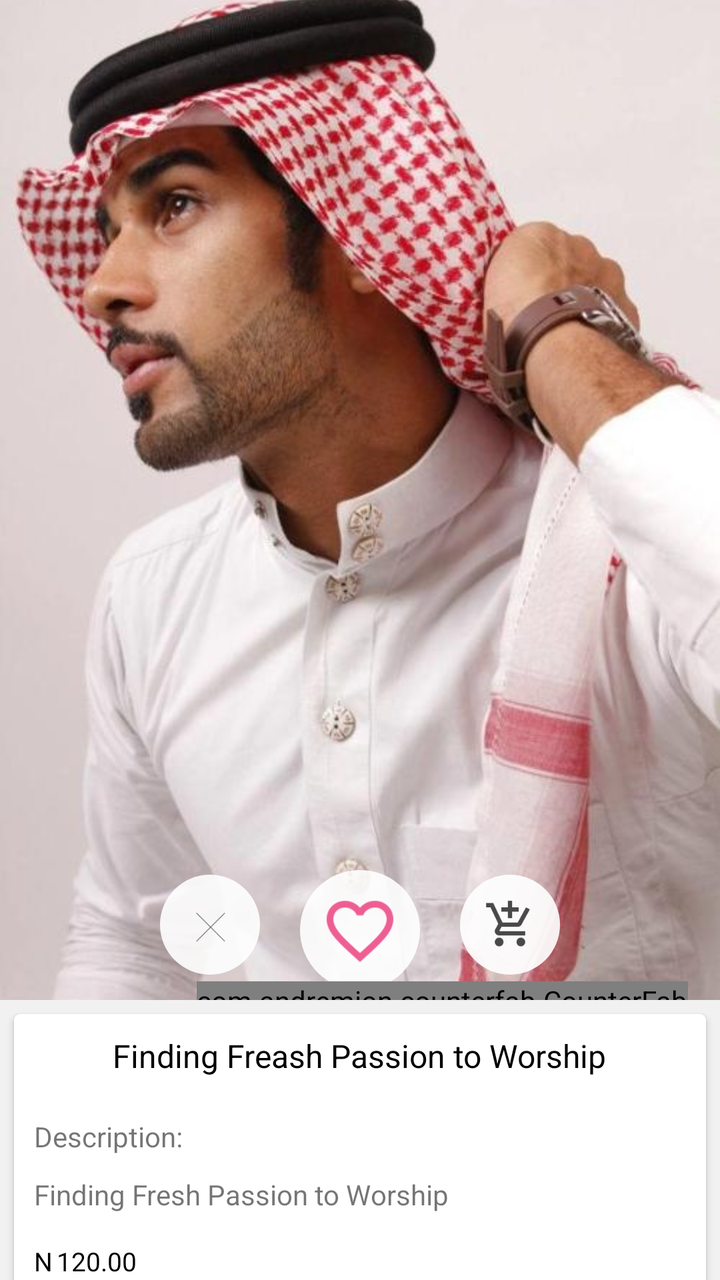
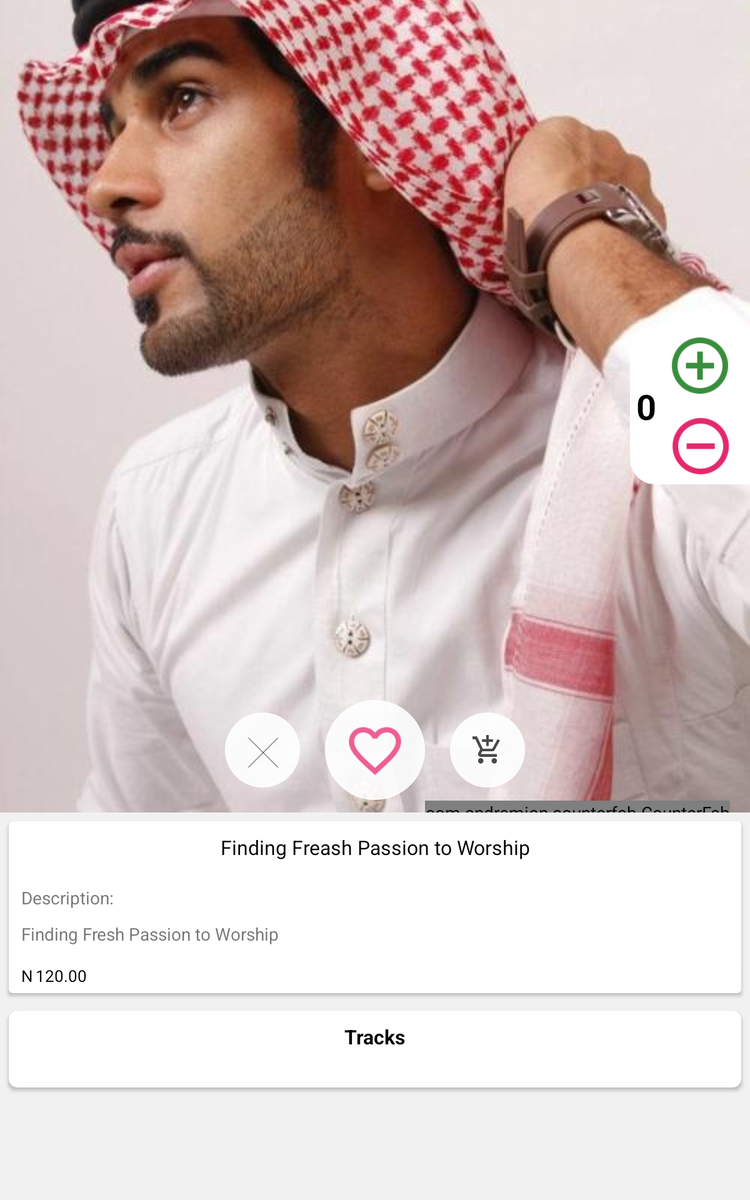

The same Android screen from two of the app's own layout files: first res/layout/ as a phone draws it, then the repository's variant for another configuration, drawn on a device whose configuration selects that folder. Both files follow.
<!-- AndroidManifest.xml: application theme AppTheme -->
<!-- res/layout/buy.xml -->
<?xml version="1.0" encoding="utf-8"?>
<android.support.design.widget.CoordinatorLayout xmlns:android="http://schemas.android.com/apk/res/android"
    xmlns:app="http://schemas.android.com/apk/res-auto"
    xmlns:tools="http://schemas.android.com/tools"
    android:id="@+id/main_content"
    android:layout_width="match_parent"
    android:layout_height="match_parent"
    android:background="@android:color/white"
    android:fitsSystemWindows="true">


    <android.support.design.widget.AppBarLayout
        android:id="@+id/appbar2"
        android:layout_width="match_parent"
        android:layout_height="500dp"
        android:fitsSystemWindows="true"
        android:theme="@style/ThemeOverlay.AppCompat.Dark.ActionBar">

        <android.support.design.widget.CollapsingToolbarLayout
            android:id="@+id/collapse"
            android:layout_width="match_parent"
            android:layout_height="match_parent"
            android:fitsSystemWindows="true"
            app:contentScrim="?attr/colorPrimary"
            app:expandedTitleMarginEnd="64dp"
            app:expandedTitleMarginStart="48dp"
            app:expandedTitleTextAppearance="@android:color/transparent"
            app:layout_scrollFlags="scroll|exitUntilCollapsed">

            <RelativeLayout
                android:layout_width="wrap_content"
                android:layout_height="wrap_content">



                <ImageView
                    android:id="@+id/backdrop"
                    android:layout_width="match_parent"
                    android:layout_height="match_parent"
                    android:fitsSystemWindows="true"
                    android:scaleType="centerCrop"
                    app:layout_collapseMode="parallax"
                    android:src="@drawable/ya"
                    android:transitionName="simple_activity_transition"
                    />
                <LinearLayout
                    android:layout_width="wrap_content"
                    android:layout_height="wrap_content"
                    android:layout_centerVertical="true"
                    android:orientation="horizontal"
                    android:layout_alignParentRight="true"
                    android:background="@drawable/item"
                    android:id="@+id/linearLayout"
                    android:visibility="invisible">
                    <RelativeLayout
                        android:layout_width="wrap_content"
                        android:layout_height="25dp"
                        android:layout_gravity="center"
                        android:layout_marginLeft="10dp"
                        android:layout_marginRight="5dp">
                    <TextView
                        android:layout_width="wrap_content"
                        android:layout_height="wrap_content"
                        android:layout_centerInParent="true"
                        android:text="0"
                        android:textColor="#000"
                        android:textStyle="bold"
                        android:id="@+id/item_number"
                        android:textSize="18dp"
                        />
                    </RelativeLayout>
                <LinearLayout
                    android:layout_width="wrap_content"
                    android:layout_height="wrap_content"
                    android:orientation="vertical"
                    android:layout_marginRight="10dp"
                    >
                    <ImageView
                        android:layout_width="40dp"
                        android:layout_height="40dp"
                        android:src="@drawable/increase"
                        android:padding="3dp"
                        android:id="@+id/increase"/>

                    <ImageView
                        android:layout_width="40dp"
                        android:layout_height="40dp"
                        android:src="@drawable/reduce"
                        android:padding="3dp"
                        android:id="@+id/reduce"
                        android:layout_marginTop="5dp"/>
                    </LinearLayout>
                </LinearLayout>
                <LinearLayout
                    android:layout_width="wrap_content"
                    android:layout_height="wrap_content"
                    android:layout_alignParentBottom="true"
                    android:layout_centerHorizontal="true"
                    android:orientation="horizontal"
                    android:id="@+id/options"
                    >
                    <FrameLayout
                        android:layout_width="50dp"
                        android:layout_height="50dp"
                        android:background="@drawable/favlist"
                        android:layout_marginRight="10dp"
                        android:layout_gravity="center"
                        android:layout_marginBottom="5dp">
                        <ImageView
                            android:layout_width="30dp"
                            android:layout_height="30dp"
                            android:id="@+id/cancel_cart"
                            android:layout_gravity="center"
                            android:src="@drawable/cancel"
                            />
                    </FrameLayout>
                    <FrameLayout
                        android:layout_width="60dp"
                        android:layout_height="60dp"
                        android:background="@drawable/favlist"
                        android:layout_marginRight="10dp"
                        android:layout_marginBottom="5dp"
                        android:layout_marginLeft="10dp"
                        >
                    <ImageView
                        android:layout_width="40dp"
                        android:layout_height="40dp"
                        android:layout_gravity="center"
                        android:src="@drawable/fav3"
                        android:id="@+id/fav_store"/>
                    </FrameLayout>
                    <FrameLayout
                        android:layout_width="50dp"
                        android:layout_height="50dp"
                        android:background="@drawable/favlist"
                        android:layout_gravity="center"
                        android:layout_marginBottom="5dp"
                        android:layout_marginLeft="10dp"
                        >
                        <ImageView
                            android:layout_width="30dp"
                            android:layout_height="30dp"
                            android:layout_gravity="center"
                            android:src="@drawable/ic_add_shopping_cart_black_48dp"
                            android:padding="2dp"
                            android:id="@+id/add_to_cart"
                            />
                    </FrameLayout>

                </LinearLayout>

                <TextView
                    android:id="@+id/textView2"
                    android:layout_width="wrap_content"
                    android:layout_height="wrap_content"
                    android:layout_alignStart="@+id/options"
                    android:layout_centerVertical="true"
                    android:layout_marginStart="35dp"
                    android:textColor="#000" />

            </RelativeLayout>


        </android.support.design.widget.CollapsingToolbarLayout>

    </android.support.design.widget.AppBarLayout>
<com.andremion.counterfab.CounterFab
    android:layout_width="wrap_content"
    android:layout_height="wrap_content"
    app:layout_anchor="@id/appbar2"
    app:layout_anchorGravity="bottom|end"
    android:layout_marginRight="16dp"
    android:src="@drawable/ic_shopping_cart_white_24dp"
    android:id="@+id/check_cart"
    app:backgroundTint="@color/purpleDark"
    />
    
        
    <include
        android:id="@+id/main"
        layout="@layout/buymain" />
</android.support.design.widget.CoordinatorLayout>
<!-- res/layout/buymain.xml (included above) -->
<?xml version="1.0" encoding="utf-8"?>
<RelativeLayout xmlns:android="http://schemas.android.com/apk/res/android"
    xmlns:tools="http://schemas.android.com/tools"
    xmlns:app="http://schemas.android.com/apk/res-auto"
    android:orientation="vertical"
    android:layout_width="match_parent"
    android:layout_height="match_parent"

    app:layout_behavior="@string/appbar_scrolling_view_behavior"
    android:background="#f2f1f1">
    <android.support.v4.widget.NestedScrollView
        android:id="@+id/aaa"
        android:layout_width="match_parent"
        android:layout_height="wrap_content"
        android:clipToPadding="false"
        app:layout_behavior="@string/appbar_scrolling_view_behavior">

    <android.support.v7.widget.CardView
        android:layout_width="match_parent"
        android:layout_height="wrap_content"
        app:cardCornerRadius="3dp"
        android:layout_margin="7dp"
        > <LinearLayout
        android:layout_width="match_parent"
        android:layout_height="match_parent"
        android:orientation="vertical">
        <TextView
            android:id="@+id/tit"
            android:layout_width="wrap_content"
            android:layout_height="wrap_content"
            android:layout_margin="10dp"
            android:text="Finding Freash Passion to Worship"
            android:textAlignment="center"
            android:layout_gravity="center"
            android:textColor="#000"
            android:textSize="16dp" />
        <TextView
            android:layout_width="wrap_content"
            android:layout_height="wrap_content"
            android:layout_margin="10dp"
            android:text="Description:"
            />
        <LinearLayout
            android:layout_width="match_parent"
            android:layout_height="wrap_content"
            android:orientation="vertical"
            android:layout_marginBottom="5dp">

            <TextView
                android:id="@+id/det"
                android:layout_width="wrap_content"
                android:layout_height="wrap_content"
                android:layout_marginBottom="5dp"
                android:layout_marginLeft="10dp"
                android:layout_marginRight="10dp"
                android:text="Finding Fresh Passion to Worship"
                android:textAlignment="gravity"

                />

            <LinearLayout
                android:layout_width="wrap_content"
                android:layout_height="wrap_content"
                android:orientation="horizontal"
                android:layout_marginTop="10dp"
                >

                <TextView
                    android:id="@+id/naira2"
                    android:layout_width="wrap_content"
                    android:layout_height="wrap_content"
                    android:layout_marginLeft="10dp"
                    android:text="N"
                    android:textColor="#000"
                    android:textSize="13dp" />

                <TextView
                    android:id="@+id/price2"
                    android:layout_width="wrap_content"
                    android:layout_height="wrap_content"
                    android:layout_marginLeft="2dp"
                    android:text="120.00"
                    android:textColor="#000"
                    android:textSize="13dp" />
                <TextView
                    android:id="@+id/textt"
                    android:layout_width="wrap_content"
                    android:layout_height="wrap_content"
                    android:layout_marginLeft="10dp"
                    android:textColor="#000"
                    android:textSize="13dp" />


            </LinearLayout>

        </LinearLayout>

        </LinearLayout>

    </android.support.v7.widget.CardView>
    </android.support.v4.widget.NestedScrollView>
    <android.support.v7.widget.CardView
        android:layout_width="match_parent"
        android:layout_height="wrap_content"
        app:cardCornerRadius="7dp"
        android:layout_margin="7dp"
        android:layout_below="@+id/aaa"
        android:padding="3dp"
        >
        <RelativeLayout
            android:layout_width="wrap_content"
            android:layout_height="wrap_content">
    <TextView
        android:layout_width="wrap_content"
        android:layout_height="wrap_content"
        android:layout_margin="10dp"

        android:id="@+id/good"
        android:text="Tracks"
        android:textStyle="bold"
        android:layout_centerHorizontal="true"
        android:textColor="#000"
        android:textSize="16dp" />


    <android.support.v7.widget.RecyclerView
        android:layout_width="match_parent"
        android:layout_height="wrap_content"
        android:id="@+id/re"
        android:layout_margin="10dp"
        android:layout_below="@+id/good"
        ></android.support.v7.widget.RecyclerView>
        </RelativeLayout>
    </android.support.v7.widget.CardView>
<com.andremion.counterfab.CounterFab
    android:layout_width="wrap_content"
    android:layout_height="wrap_content"
    android:layout_alignParentBottom="true"
    android:layout_alignParentRight="true"
    android:layout_margin="5dp"
    android:id="@+id/check_cart2"
    android:src="@drawable/ic_shopping_cart_white_24dp"
    app:backgroundTint="@color/purpleDark"
    android:visibility="invisible"
    />
</RelativeLayout>
<!-- resources referenced by this layout -->
<resources>
  <color name="purpleDark">#512da8</color>
  <!-- drawable cancel: png bitmap (drawable, 658 bytes) -->
  <!-- drawable fav3: png bitmap (drawable, 2326 bytes) -->
  <!-- drawable favlist (drawable) -->
  <?xml version="1.0" encoding="utf-8"?>
  <shape android:shape="oval"
      xmlns:android="http://schemas.android.com/apk/res/android">
      <solid
          android:color="#e6ffffff"/>
  
      <size
          android:width="200dp"
          android:height="200dp"/>
  </shape>
  <!-- drawable ic_add_shopping_cart_black_48dp: png bitmap (drawable, 1338 bytes) -->
  <!-- drawable increase: png bitmap (drawable, 2287 bytes) -->
  <!-- drawable item (drawable) -->
  <?xml version="1.0" encoding="utf-8"?>
  <shape xmlns:android="http://schemas.android.com/apk/res/android" >
  
      <solid android:color="#fff"/>
  
      <stroke
          android:width="0dp"
          android:color="@color/colorPrimary" />
      <corners
          android:topLeftRadius="20dp"
          android:topRightRadius="0dp"
          android:bottomLeftRadius="20dp"
          android:bottomRightRadius="0dp"
  
          />
  
  </shape>
  <!-- drawable reduce: png bitmap (drawable, 2254 bytes) -->
  <!-- drawable ya: jpg bitmap (drawable, 82605 bytes) -->
  <!-- from res/values-v21/ -->
  <style name="AppTheme" parent="Theme.AppCompat.Light.DarkActionBar">
          
          <item name="colorPrimary">@color/colorPrimary</item>
          <item name="colorPrimaryDark">@color/colorPrimaryDark</item>
          <item name="colorAccent">@color/colorAccent</item>
          <item name="android:windowExitTransition">@transition/enter</item>
          <item name="android:windowContentTransitions">true</item>
      </style>
  <color name="colorPrimary">#2196f3</color>
  <color name="colorPrimaryDark">#FF1C80CF</color>
  <color name="colorAccent">#FF4081</color>
</resources>
<!-- res/layout-sw600dp/buy.xml (the repository's variant of the layout above) -->
<!-- drawn on a 7-inch tablet held upright -->
<?xml version="1.0" encoding="utf-8"?>
<android.support.design.widget.CoordinatorLayout xmlns:android="http://schemas.android.com/apk/res/android"
    xmlns:app="http://schemas.android.com/apk/res-auto"
    android:id="@+id/main_content"
    android:layout_width="match_parent"
    android:layout_height="match_parent"
    android:background="@android:color/white"
    android:fitsSystemWindows="true">


    <android.support.design.widget.AppBarLayout
        android:id="@+id/appbar2"
        android:layout_width="match_parent"
        android:layout_height="650dp"
        android:fitsSystemWindows="true"
        android:theme="@style/ThemeOverlay.AppCompat.Dark.ActionBar">

        <android.support.design.widget.CollapsingToolbarLayout
            android:id="@+id/collapse"
            android:layout_width="match_parent"
            android:layout_height="match_parent"
            android:fitsSystemWindows="true"
            app:contentScrim="?attr/colorPrimary"
            app:expandedTitleMarginEnd="64dp"
            app:expandedTitleMarginStart="48dp"
            app:expandedTitleTextAppearance="@android:color/transparent"
            app:layout_scrollFlags="scroll|exitUntilCollapsed">

            <RelativeLayout
                android:layout_width="wrap_content"
                android:layout_height="wrap_content">

                <ImageView
                    android:id="@+id/backdrop"
                    android:layout_width="match_parent"
                    android:layout_height="match_parent"
                    android:fitsSystemWindows="true"
                    android:scaleType="centerCrop"
                    app:layout_collapseMode="parallax"
                    android:src="@drawable/ya"
                    />
                <LinearLayout
                    android:layout_width="wrap_content"
                    android:layout_height="wrap_content"
                    android:layout_centerVertical="true"
                    android:orientation="horizontal"
                    android:layout_alignParentRight="true"
                    android:background="@drawable/item"
                    >
                    <RelativeLayout
                        android:layout_width="wrap_content"
                        android:layout_height="50dp"
                        android:layout_gravity="center"
                        android:layout_marginLeft="5dp"
                        android:layout_marginRight="5dp">
                        <TextView
                            android:layout_width="wrap_content"
                            android:layout_height="wrap_content"
                            android:layout_centerInParent="true"
                            android:text="0"
                            android:textColor="#000"
                            android:textStyle="bold"
                            android:id="@+id/item_number"
                            android:textSize="28dp"
                            />
                    </RelativeLayout>
                    <LinearLayout
                        android:layout_width="wrap_content"
                        android:layout_height="wrap_content"
                        android:orientation="vertical"
                        android:layout_marginRight="10dp"
                        >
                        <ImageView
                            android:layout_width="60dp"
                            android:layout_height="60dp"
                            android:id="@+id/increase"
                            android:src="@drawable/increase"
                            android:padding="3dp"/>

                        <ImageView
                            android:layout_width="60dp"
                            android:layout_height="60dp"
                            android:src="@drawable/reduce"
                            android:id="@+id/reduce"
                            android:padding="3dp"
                            android:layout_marginTop="5dp"/>
                    </LinearLayout>
                </LinearLayout>
                <LinearLayout
                    android:layout_width="wrap_content"
                    android:layout_height="wrap_content"
                    android:layout_alignParentBottom="true"
                    android:layout_centerHorizontal="true"
                    android:orientation="horizontal"
                    android:id="@+id/options"
                    >
                    <FrameLayout
                        android:layout_width="60dp"
                        android:layout_height="60dp"
                        android:background="@drawable/favlist"
                        android:layout_marginRight="10dp"
                        android:layout_gravity="center"
                        android:layout_marginBottom="5dp">
                        <ImageView
                            android:layout_width="50dp"
                            android:layout_height="50dp"
                            android:layout_gravity="center"
                            android:src="@drawable/cancel"
                            android:id="@+id/cancel_cart"
                            />
                    </FrameLayout>
                    <FrameLayout
                        android:layout_width="80dp"
                        android:layout_height="80dp"
                        android:background="@drawable/favlist"
                        android:layout_marginRight="10dp"
                        android:layout_marginBottom="10dp"
                        android:layout_marginLeft="10dp">
                        <ImageView
                            android:layout_width="50dp"
                            android:layout_height="50dp"
                            android:layout_gravity="center"
                            android:src="@drawable/fav3"
                            android:id="@+id/add_love"/>
                    </FrameLayout>
                    <FrameLayout
                        android:layout_width="60dp"
                        android:layout_height="60dp"
                        android:background="@drawable/favlist"
                        android:layout_gravity="center"
                        android:layout_marginBottom="5dp"
                        android:layout_marginLeft="10dp"
                        >
                        <ImageView
                            android:layout_width="30dp"
                            android:layout_height="30dp"
                            android:layout_gravity="center"
                            android:src="@drawable/ic_add_shopping_cart_black_48dp"
                            android:padding="2dp"
                            android:id="@+id/add_to_cart"
                            />
                    </FrameLayout>

                </LinearLayout>
            </RelativeLayout>

        </android.support.design.widget.CollapsingToolbarLayout>

    </android.support.design.widget.AppBarLayout>
    <com.andremion.counterfab.CounterFab
        android:layout_width="wrap_content"
        android:layout_height="wrap_content"
        app:layout_anchor="@id/appbar2"
        app:layout_anchorGravity="bottom|end"
        android:layout_marginRight="16dp"
        android:src="@drawable/ic_shopping_cart_white_24dp"
        android:id="@+id/check_cart"
        app:backgroundTint="@color/teal"
        />
    
    
    <include layout="@layout/buymain"/>

</android.support.design.widget.CoordinatorLayout>
<!-- resources referenced by the variant -->
<!-- as a 7-inch tablet held upright resolves them -->
<resources>
  <color name="purpleDark">#512da8</color>
  <color name="teal">#048d7a</color>
  <!-- drawable cancel: png bitmap (drawable, 658 bytes) -->
  <!-- drawable fav3: png bitmap (drawable, 2326 bytes) -->
  <!-- drawable favlist (drawable) -->
  <?xml version="1.0" encoding="utf-8"?>
  <shape android:shape="oval"
      xmlns:android="http://schemas.android.com/apk/res/android">
      <solid
          android:color="#e6ffffff"/>
  
      <size
          android:width="200dp"
          android:height="200dp"/>
  </shape>
  <!-- drawable ic_add_shopping_cart_black_48dp: png bitmap (drawable, 1338 bytes) -->
  <!-- drawable increase: png bitmap (drawable, 2287 bytes) -->
  <!-- drawable item (drawable) -->
  <?xml version="1.0" encoding="utf-8"?>
  <shape xmlns:android="http://schemas.android.com/apk/res/android" >
  
      <solid android:color="#fff"/>
  
      <stroke
          android:width="0dp"
          android:color="@color/colorPrimary" />
      <corners
          android:topLeftRadius="20dp"
          android:topRightRadius="0dp"
          android:bottomLeftRadius="20dp"
          android:bottomRightRadius="0dp"
  
          />
  
  </shape>
  <!-- drawable reduce: png bitmap (drawable, 2254 bytes) -->
  <!-- drawable ya: jpg bitmap (drawable, 82605 bytes) -->
  <!-- from res/values-v21/ -->
  <style name="AppTheme" parent="Theme.AppCompat.Light.DarkActionBar">
          
          <item name="colorPrimary">@color/colorPrimary</item>
          <item name="colorPrimaryDark">@color/colorPrimaryDark</item>
          <item name="colorAccent">@color/colorAccent</item>
          <item name="android:windowExitTransition">@transition/enter</item>
          <item name="android:windowContentTransitions">true</item>
      </style>
  <color name="colorPrimary">#2196f3</color>
  <color name="colorPrimaryDark">#FF1C80CF</color>
  <color name="colorAccent">#FF4081</color>
</resources>
